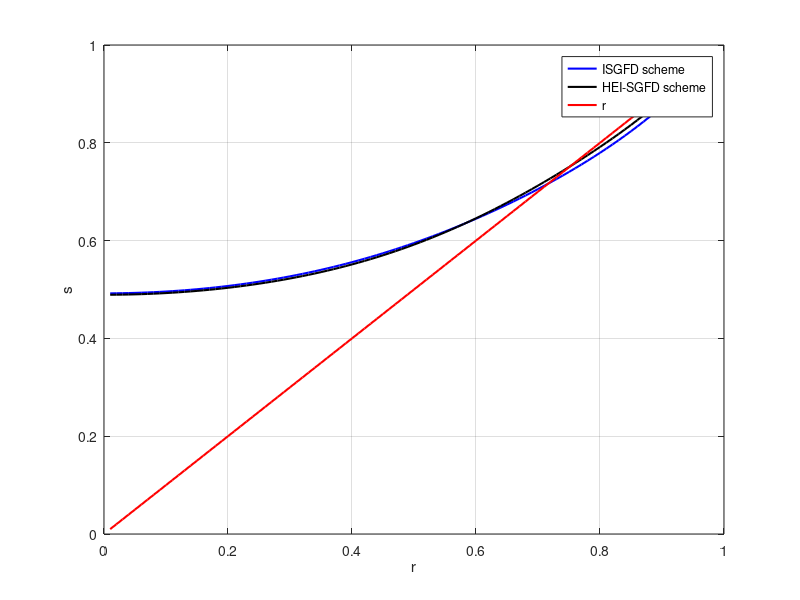

This chart was generated by the following MATLAB code:
clear;
clc
close all;

load('Stability.mat')

figure;plot(r1(1:90),real(s1(1:90)),'b','linewidth',1.5);
hold on;plot(r1(1:90),real(s2(1:90)),'k','linewidth',1.5);
hold on;plot(r1(1:90),r1(1:90),'r','linewidth',1.5);

legend('ISGFD scheme', 'HEI-SGFD scheme','r')
xlabel('r')
ylabel('s')
grid on
